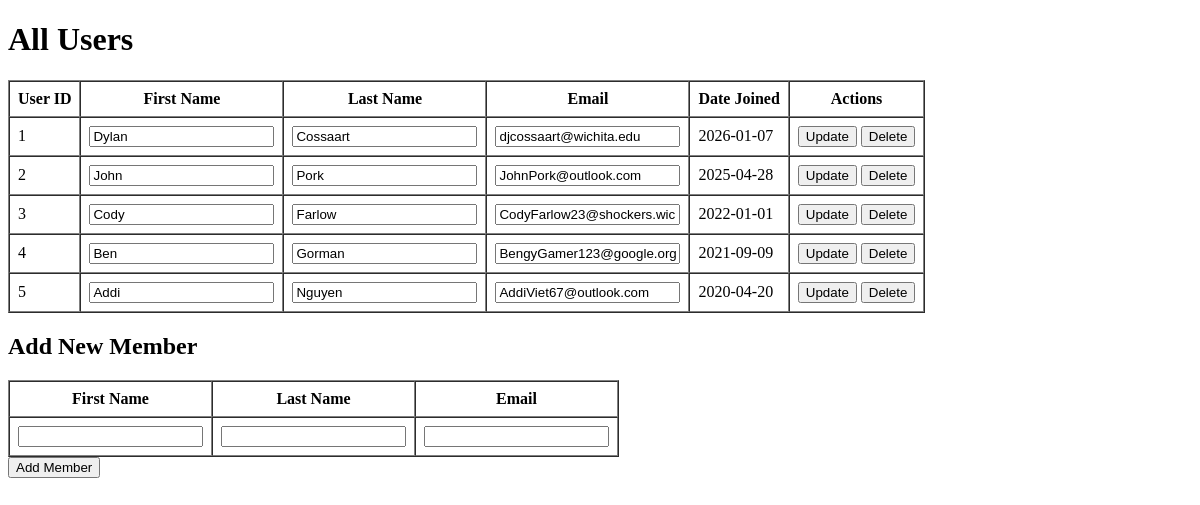
/users, run on an earlier commit of the app's database.
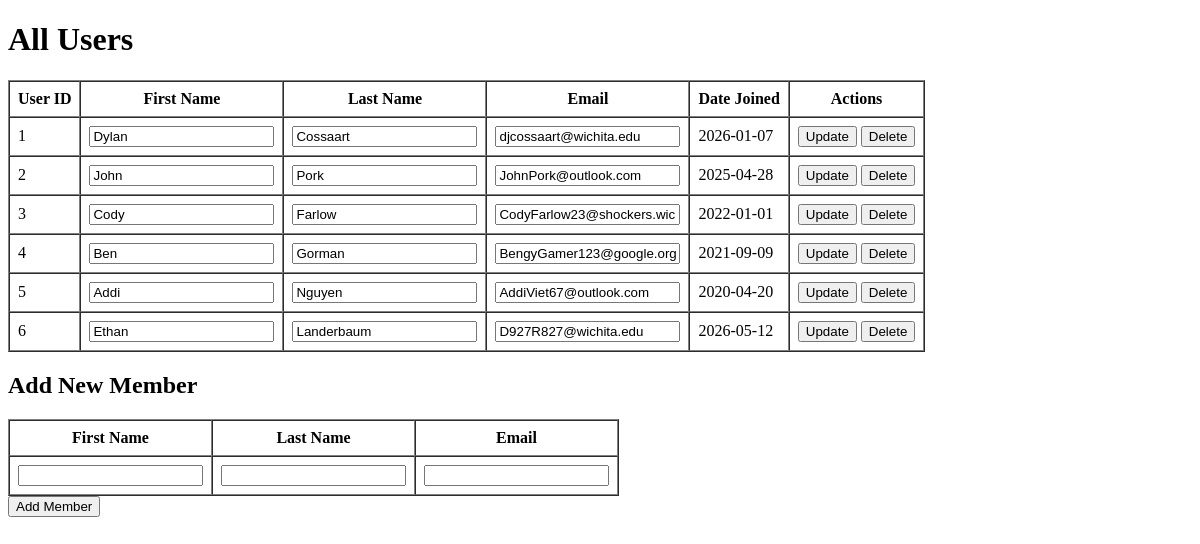
And on a later commit of the database.
### models.py (models this page shows, shortened)
class User(db.Model):
    __tablename__ = "Users"
    user_id = db.Column(db.Integer, primary_key=True)
    first_name = db.Column(db.Text, nullable=False)
    last_name = db.Column(db.Text, nullable=False)
    email = db.Column(db.Text)
    date_joined = db.Column(db.Date, nullable=False, default=date.today)
    profile_update = db.Column(db.DateTime, nullable=False, server_default=db.func.current_timestamp())
    plans = db.relationship("Plan", back_populates="user", cascade="all, delete-orphan")
    workouts = db.relationship("Workout", back_populates="user", cascade="all, delete-orphan")

### routes.py (the view)
@main.route("/users", methods=["GET"])
def get_users():
    users = User.query.all()
    return render_template("users.html", users=users)

### templates/users.html (shortened to what this page needs)
<!DOCTYPE html>
<html lang="en">
<head>
</head>
<body>
    <h1>All Users</h1>
    {% if users %}
    <table border="1" cellpadding="8" cellspacing="0">
        <thead>
            <tr>
                <th>User ID</th>
                <th>First Name</th>
                <th>Last Name</th>
                <th>Email</th>
                <th>Date Joined</th>
                <th>Actions</th>
            </tr>
        </thead>
        <tbody>
            {% for user in users %}
            <tr>
                <td>{{ user.user_id }}</td>
                <td><input name="first_name" value="{{ user.first_name }}" form="edit-user-{{ user.user_id }}" required /></td>
                <td><input name="last_name" value="{{ user.last_name }}" form="edit-user-{{ user.user_id }}" required /></td>
                <td><input type="email" name="email" value="{{ user.email or '' }}" form="edit-user-{{ user.user_id }}" /></td>
                <td>{{ user.date_joined or '' }}</td>
                <td>
                    <form id="edit-user-{{ user.user_id }}" action="{{ url_for('main.edit_user', user_id=user.user_id) }}" method="POST" style="display:inline;">
                        <button type="submit">Update</button>
                    </form>
                    <form action="{{ url_for('main.delete_user', user_id=user.user_id) }}" method="POST" style="display:inline;">
                        <button type="submit" onclick="return confirm('Are you sure you want to delete this user?')">Delete</button>
                    </form>
                </td>
            </tr>
            {% endfor %}
        </tbody>
    </table>
    {% else %}
    <p>No users found in the database</p>
    {% endif %}
    <h2>Add New Member</h2>
    <form action="{{ url_for('main.add_user_from_users_page') }}" method="POST">
        <table border="1" cellpadding="8" cellspacing="0">
            <thead>
                <tr>
                    <th>First Name</th>
                    <th>Last Name</th>
                    <th>Email</th>
                </tr>
            </thead>
            <tbody>
                <tr>
                    <td><input name="first_name" required /></td>
                    <td><input name="last_name" required /></td>
                    <td><input type="email" name="email" /></td>
                </tr>
            </tbody>
        </table>
        <button type="submit">Add Member</button>
    </form>
</body>
</html>

What changed in the data, as far as the page shows it:
added User: user_id "6", first_name "Ethan", last_name "Landerbaum", email "D927R827@wichita.edu", date_joined "2026-05-12"
